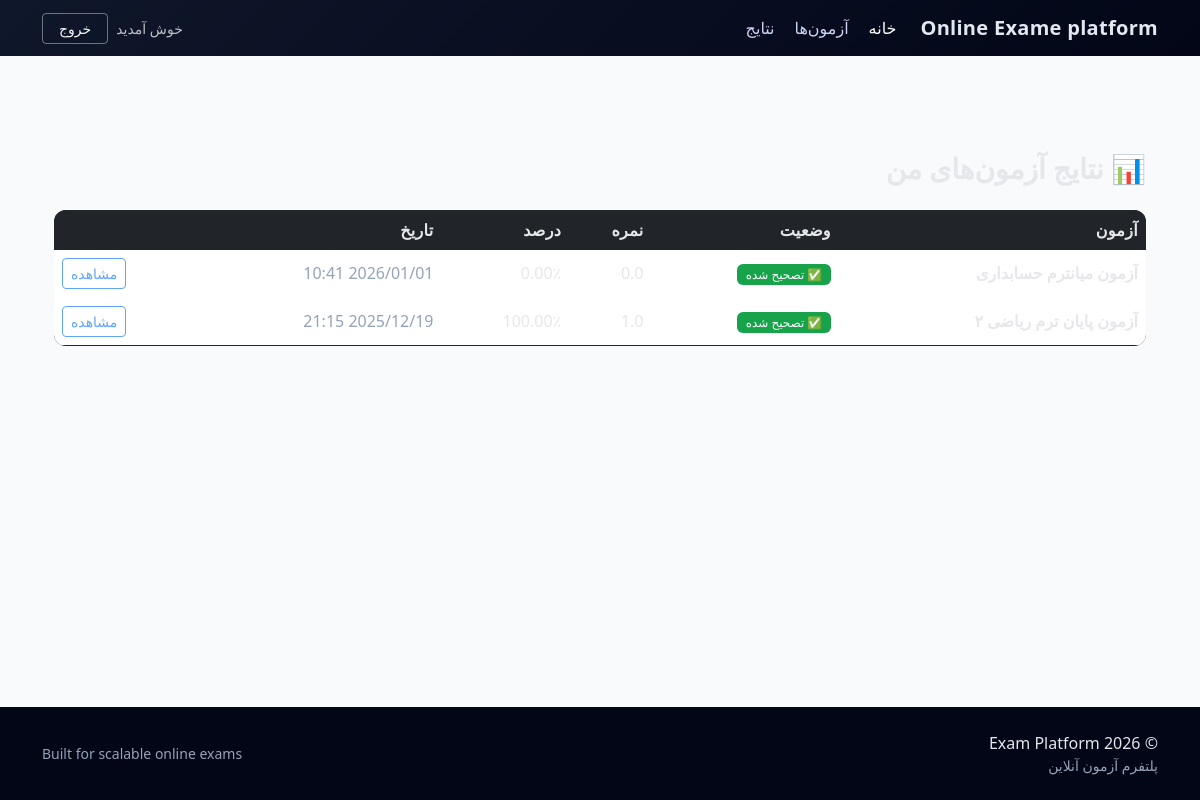
The page /results/my/ (signed in) on the database its author committed.
### exams/models.py (models this page shows, shortened)
class StudentExam(models.Model):
    student = models.ForeignKey(
        'users.User',
        on_delete=models.CASCADE,
        related_name='student_exams',
        limit_choices_to={'role': 'student'}
    )
    exam = models.ForeignKey(
        Exam,
        on_delete=models.CASCADE,
        related_name='student_exams'
    )
    started_at = models.DateTimeField(null=True, blank=True)
    finished_at = models.DateTimeField(null=True, blank=True)
    score = models.FloatField(null=True, blank=True)
    graded_at = models.DateTimeField(null=True, blank=True)
    class Meta:
        constraints = [
            models.UniqueConstraint(
                fields=['student', 'exam'],
                name='unique_student_exam'
            )
        ]
    def percentage(self):
        if self.score is None:
            return None
        max_score = self.exam.questions.count()
        return round((self.score / max_score) * 100, 2)

class Exam(models.Model):
    course = models.ForeignKey(
        'courses.Course',
        on_delete=models.CASCADE,
        related_name='exams'
    )
    class_groups = models.ManyToManyField(
        'courses.ClassGroup',
        related_name='exams'
    )
    grading_policy = models.CharField(
        max_length=20,
        choices=GradingPolicy.choices,
        default=GradingPolicy.NO_NEGATIVE,
        help_text='سیاست محاسبه درصد'
    )
    title = models.CharField(max_length=255, help_text='عنوان آزمون')
    description = models.TextField(blank=True, help_text='توضیحات بیشتر')
    duration_minutes = models.PositiveIntegerField(
        help_text='مدت زمان آزمون (دقیقه)'
    )
    start_at = models.DateTimeField()
    end_at = models.DateTimeField()
    is_active = models.BooleanField(default=True)
    created_at = models.DateTimeField(auto_now_add=True)
    class Meta:
        ordering = ['-start_at']

### results/views.py (the view)
# urls.py: path("my/", StudentResultListView.as_view(), name="student_results_list"),
class StudentResultListView(LoginRequiredMixin, ListView):
    template_name = "results/student_result_list.html"
    context_object_name = "student_exams"
    paginate_by = 10
    def get_queryset(self):
        return (
            StudentExam.objects
            .select_related("exam")
            .filter(
                student=self.request.user,
                finished_at__isnull=False,
                graded_at__isnull=False,
            )
            .order_by("-finished_at")
        )

### templates/results/student_result_list.html (shortened to what this page needs)
{% extends "base/base.html" %}
{% block content %}
<div class="container mt-5">
  <h3 class="mb-4 fw-bold">📊 نتایج آزمون‌های من</h3>
  {% if student_exams %}
    <div class="table-responsive">
      <table class="table table-hover align-middle">
        <thead class="table-dark">
          <tr>
            <th>آزمون</th>
            <th>وضعیت</th>
            <th>نمره</th>
            <th>درصد</th>
            <th>تاریخ</th>
            <th></th>
          </tr>
        </thead>
        <tbody>
        {% for se in student_exams %}
          <tr>
            <td class="fw-semibold">{{ se.exam.title }}</td>
            <td>
              {% if se.graded_at %}
                <span class="badge bg-success">✅ تصحیح شده</span>
              {% else %}
                <span class="badge bg-warning text-dark">⏳ در حال تصحیح توسط سیستم</span>
              {% endif %}
            </td>
            <td>
              {% if se.graded_at %}
                {{ se.score }}
              {% else %}
                —
              {% endif %}
            </td>
            <td>
              {% if se.graded_at %}
                {{ se.percentage|floatformat:2 }}٪
              {% else %}
                —
              {% endif %}
            </td>
            <td class="text-muted">
              {{ se.finished_at|date:"Y/m/d H:i" }}
            </td>
            <td class="text-end">
              {% if se.graded_at %}
                <a href="{% url 'results:student_result_detail' se.pk %}"
                   class="btn btn-sm btn-outline-primary">
                  مشاهده
                </a>
              {% else %}
                <span class="text-muted">—</span>
              {% endif %}
            </td>
          </tr>
        {% endfor %}
        </tbody>
      </table>
    </div>
  {% endif %}
</div>
{% endblock %}

### templates/base/base.html (shortened to what this page needs)
{% load static %}
<!DOCTYPE html>
<html lang="fa" dir="rtl">
<head>
    <link
        href="https://cdn.jsdelivr.net/npm/bootstrap@5.3.2/dist/css/bootstrap.rtl.min.css"
        rel="stylesheet"
    >
    <link rel="stylesheet" href="{% static 'css/style.css' %}">
</head>
<body class="d-flex flex-column min-vh-100">
<nav class="navbar navbar-expand-lg main-navbar">
    <div class="container">
        <a class="navbar-brand" href="/">
             <span>Online Exame platform</span>
        </a>
        <div class="collapse navbar-collapse" id="navbarNav">
            <ul class="navbar-nav me-auto gap-lg-1">
                <li class="nav-item">
                    <a class="nav-link active" href="#">خانه</a>
                </li>
                {% if request.user.is_authenticated %}
                    <li class="nav-item">
                        <a class="nav-link" href="{% url 'courses:student_list' %}">
                            آزمون‌ها
                        </a>
                    </li>
                    <li class="nav-item">
                        <a class="nav-link" href="{% url 'results:student_results_list' %}">
                            نتایج
                        </a>
                    </li>
                {% endif %}
            </ul>
            <ul class="navbar-nav align-items-lg-center gap-2">
                {% if user.is_authenticated %}
                    <li class="nav-item text-light opacity-75 small">
                        خوش آمدید
                    </li>
                    <li class="nav-item">
                        <a class="btn btn-outline-light btn-sm px-3"
                           href="{% url 'users:logout' %}">
                            خروج
                        </a>
                    </li>
                {% endif %}
            </ul>
        </div>
    </div>
</nav>
<main class="flex-fill main-bg">
    <div class="container py-5">
        {% block content %}{% endblock %}
    </div>
</main>
<footer class="main-footer mt-auto">
    <div class="container py-4">
        <div class="row gy-3 align-items-center">
            <div class="col-md-6 text-center text-md-start">
                © {% now "Y" %} Exam Platform
                <div class="small text-muted">
                    پلتفرم آزمون آنلاین
                </div>
            </div>
            <div class="col-md-6 text-center text-md-end text-muted small">
                Built for scalable online exams
            </div>
        </div>
    </div>
</footer>
</body>
</html>

### static/css/style.css (style rules this page uses)
body { background-color: #f8fafc; color: #0f172a; }
.main-navbar { background: linear-gradient(135deg, #0f172a, #020617); }
.navbar-brand { font-weight: 700; letter-spacing: 0.3px; }
.navbar-brand span { color: #e2e8f0; }
.nav-link { color: #cbd5f5 !important; font-weight: 500; }
.nav-link:hover, .nav-link.active { color: #ffffff !important; }
.navbar .btn-outline-light { border-color: rgba(255,255,255,0.4); }
.main-bg { background-color: #f8fafc; }
.main-footer { background-color: #020617; color: #e5e7eb; }
.main-footer .text-muted { color: #94a3b8 !important; }
h3 { color: #e5e7eb; }
.table { background-color: #0f172a; border-radius: 12px; overflow: hidden; }
.table thead th { font-weight: 600; letter-spacing: 0.3px; border-bottom: none; }
.table tbody tr { transition: background-color 0.2s ease; }
.table td, .table th { vertical-align: middle; border-color: rgba(255, 255, 255, 0.05); color: #e5e7eb; }
.text-muted { color: #94a3b8 !important; }
.badge.bg-success { background-color: #16a34a !important; font-weight: 500; padding: 0.4em 0.7em; }
.btn-outline-primary { color: #60a5fa; border-color: #60a5fa; transition: all 0.2s ease; }

### rows shown on the page
StudentExam: exam "آزمون میانترم حسابداری", shows "✅ تصحیح شده", score "0.0", percentage "0.00", finished_at "2026/01/01 10:41", shows "مشاهده"
StudentExam: exam "آزمون پایان ترم ریاضی ۲", shows "✅ تصحیح شده", score "1.0", percentage "100.00", finished_at "2025/12/19 21:15", shows "مشاهده"
